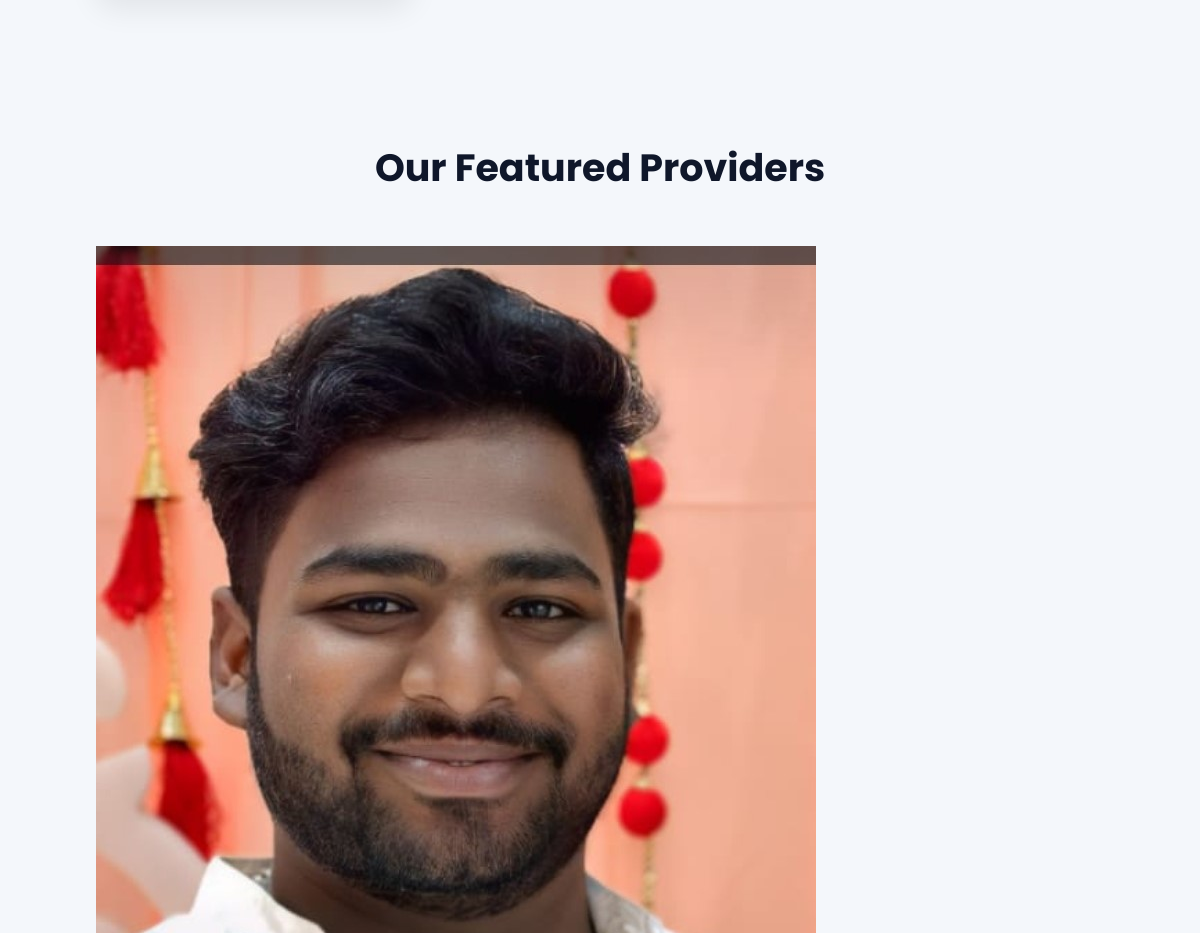
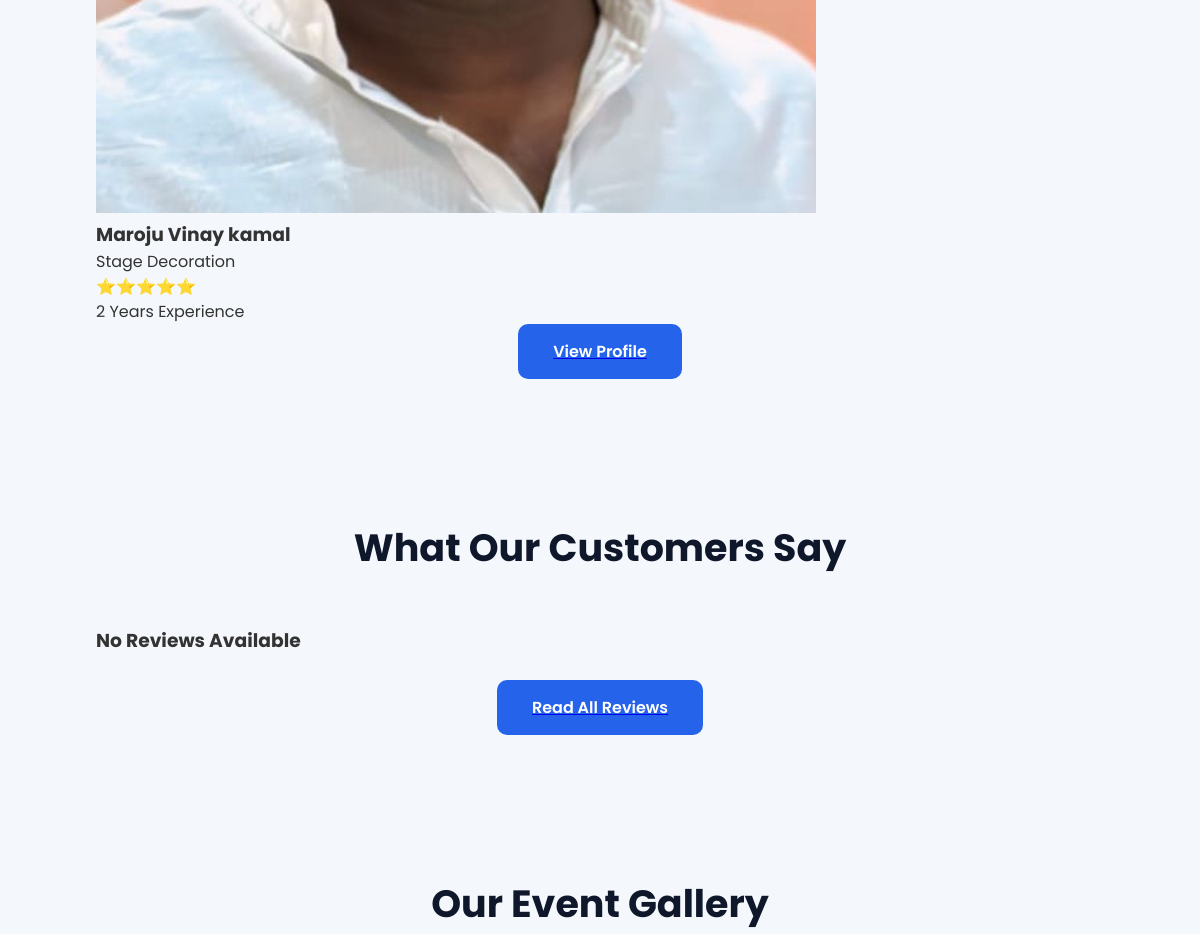
Before: / (middle part) with the older database file (2 pictures, top to bottom).
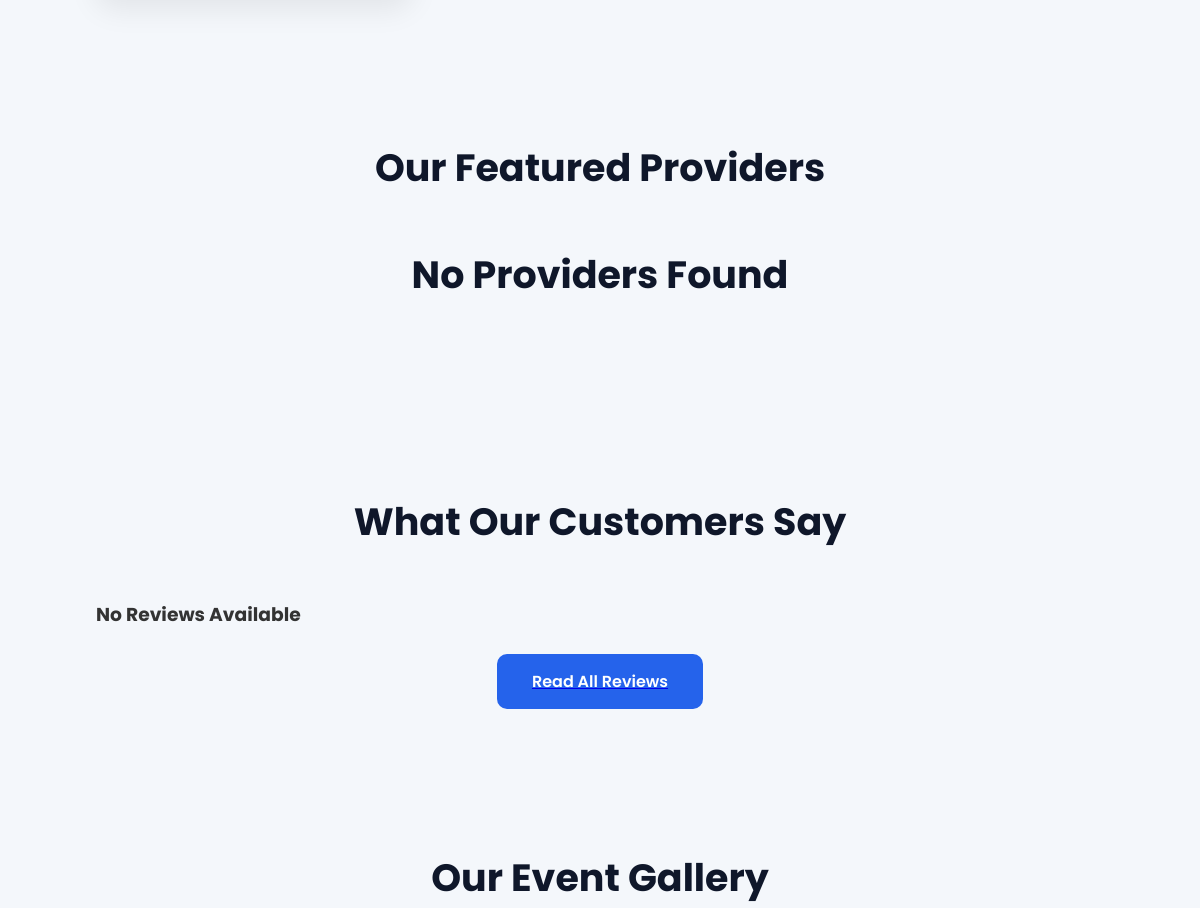
After: the same page with the newer database file.
### tables this page shows
CREATE TABLE providers(
        id INTEGER PRIMARY KEY AUTOINCREMENT,
        name TEXT,
        email TEXT,
        password TEXT,
        phone TEXT,
        service TEXT,
        experience TEXT,
        description TEXT,
        image TEXT,
        status TEXT DEFAULT 'Pending'
    );

### app.py (the view)
@app.route("/")
def home():
    conn = get_db()
    cursor = conn.cursor()
    cursor.execute("""
        SELECT *
        FROM providers
        WHERE status='Approved'
        ORDER BY id DESC
        LIMIT 6
    """)
    providers = cursor.fetchall()
    cursor.execute("""
        SELECT *
        FROM reviews
        ORDER BY id DESC
        LIMIT 5
    """)
    reviews = cursor.fetchall()
    conn.close()
    return render_template(
        "index.html",
        providers=providers,
        reviews=reviews
    )

### app.py (called while the page is built)
def get_db():
    conn = sqlite3.connect(DATABASE)
    conn.row_factory = sqlite3.Row
    return conn

### templates/index.html (shortened to what this page needs)
<!DOCTYPE html>
<html lang="en">
<head>
  <link rel="stylesheet"
      href="{{ url_for('static', filename='css/common.css') }}">
<link rel="stylesheet"
      href="{{ url_for('static', filename='css/index.css') }}">
<link rel="stylesheet"
    href="{{ url_for('static', filename='css/animations.css') }}">
<link rel="stylesheet"
href="{{ url_for('static', filename='css/chatbot_button.css') }}">
</head>
<body>
<section class="services">
</section>
<section class="providers-home fade-in">
    <h2>
        Our Featured Providers
    </h2>
<div class="provider-container">
{% if providers %}
    {% for provider in providers %}
    <div class="provider-card fade-up">
        <img
            src="{{ url_for('static', filename='uploads/' + provider[8]) }}"
            class="provider-image"
            alt="{{ provider[1] }}">
        <div class="provider-info">
            <h3>{{ provider[1] }}</h3>
            <span class="service-badge">
                {{ provider[5] }}
            </span>
            <p>
                ⭐⭐⭐⭐⭐
            </p>
            <p>
                {{ provider[6] }} Years Experience
            </p>
            <a href="/provider/{{ provider[0] }}">
                <button>
                    View Profile
                </button>
            </a>
        </div>
    </div>
    {% endfor %}
{% else %}
<h2>
No Providers Found
</h2>
{% endif %}
</div>
</section>
<section class="reviews-home fade-in">
    <h2>
        What Our Customers Say
    </h2>
    <div class="review-container">
        {% if reviews %}
            {% for review in reviews %}
            <div class="review-card hover-card">
                <h3>
                    {{ review[0] }}
                </h3>
                <p>
                    ⭐ {{ review[1] }}/5
                </p>
                <p>
                    "{{ review[2] }}"
                </p>
            </div>
            {% endfor %}
        {% else %}
            <h3>
                No Reviews Available
            </h3>
        {% endif %}
    </div>
    <br>
    <a href="/reviews">
        <button class="btn-hover">
            Read All Reviews
        </button>
    </a>
</section>
<section class="gallery-section fade-in">
    <h2>Our Event Gallery</h2>
</section>
<link rel="stylesheet"
href="{{ url_for('static', filename='css/chat_widget.css') }}">
</body>
</html>

### static/css/common.css (style rules this page uses)
* { margin:0; padding:0; box-sizing:border-box; font-family:'Poppins',sans-serif; }
html { scroll-behavior:smooth; }
body { background:#f5f7fb; color:#333; }
button, .btn { background:#2563eb; color:white; border:none; padding:14px 28px; border-radius:10px; cursor:pointer; font-size:16px; font-weight:600; transition:.3s; text-decoration:none; display:inline-block; }

### static/css/index.css (style rules this page uses)
body { margin:0; padding:0; font-family:'Poppins',sans-serif; background:#f4f7fb; }
section { padding:70px 8%; }
section h2 { text-align:center; font-size:38px; color:#0f172a; margin-bottom:50px; }
.review-container { display:grid; grid-template-columns:repeat(auto-fit,minmax(300px,1fr)); gap:25px; }
.providers-home button, .reviews-home button { display:block; margin:auto; padding:15px 35px; background:#2563eb; color:white; border:none; border-radius:10px; cursor:pointer; font-size:16px; }

### static/css/animations.css (style rules this page uses)
.fade-in { animation:fadeIn .8s ease-in-out; }
.btn-hover { transition:.3s; }

Changed rows visible on the page:
removed providers: image (picture), name "Maroju Vinay kamal", service "Stage Decoration", experience "2"
Other visible differences:
text now shown: "No Providers Found"
